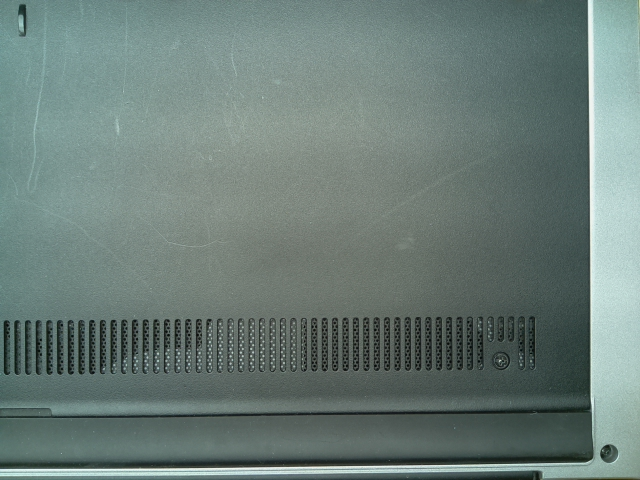
#> input picture UnlabelledData/img0.jpg, 640 x 480 px, found by its file name
$ python pre-process-Old.py
#> lines starting #> are read from the running program, lines starting #| are printed output that depends on the picture
import os
import numpy as np
import cv2
import copy
import matplotlib.pyplot as plt

laptop_img = cv2.imread("C:/Users/matth/Documents/gitrepos/recycle_robot/LabelledImages/vott-json-export/img0.jpg",
						cv2.IMREAD_COLOR)
#> laptop_img is the input picture: shape (480, 640, 3); mean B, G, R 119.7, 124.8, 107.1

hist_img = copy.copy(laptop_img)

# equalize the histogram of the R, G, and B channels
hist_img[:, :, 0] = cv2.equalizeHist(hist_img[:, :, 0])
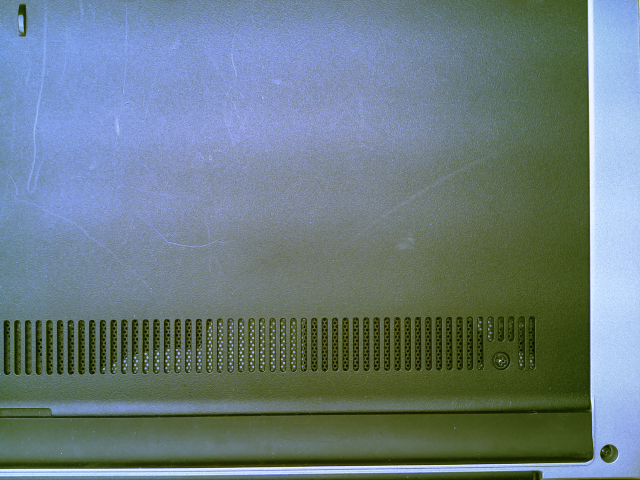
#> hist_img: shape (480, 640, 3); mean B, G, R 128.6, 124.8, 107.1
hist_img[:, :, 1] = cv2.equalizeHist(hist_img[:, :, 1])
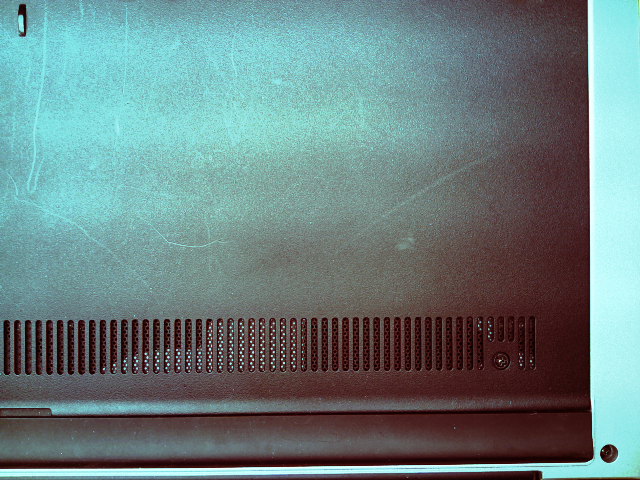
#> hist_img: shape (480, 640, 3); mean B, G, R 128.6, 128.6, 107.1
hist_img[:, :, 2] = cv2.equalizeHist(hist_img[:, :, 2])
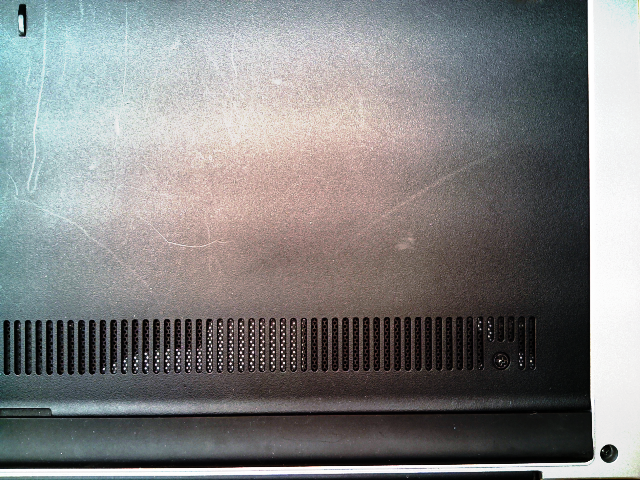
#> hist_img: shape (480, 640, 3); mean B, G, R 128.6, 128.6, 128.7

hist_img = cv2.cvtColor(hist_img, cv2.COLOR_BGR2YUV)
#> hist_img: shape (480, 640, 3); mean of channels 0, 1, 2 128.6, 128, 128
hist_img = cv2.cvtColor(hist_img, cv2.COLOR_YUV2BGR)

cv2.imshow("Histogram Equalised", hist_img)
cv2.imshow("Laptop", laptop_img)

cv2.waitKey(0)  # waits until a key is pressed
cv2.destroyAllWindows()  # destroys the window showing image

$ run again, with UnlabelledData/img1.jpg copied over UnlabelledData/img0.jpg
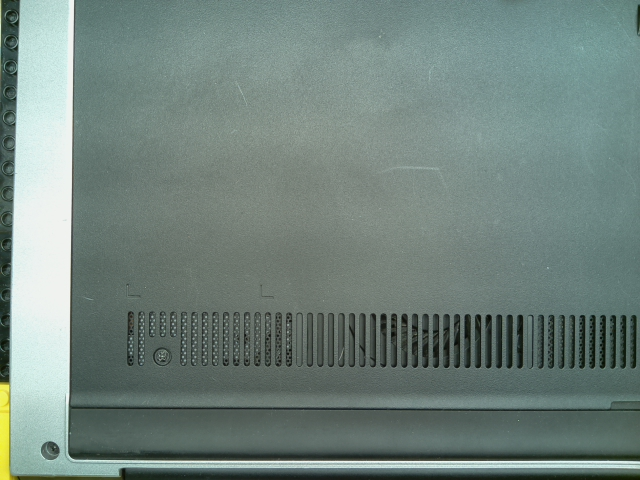
#> input picture UnlabelledData/img1.jpg, 640 x 480 px, found by its file name
#> laptop_img is the input picture: shape (480, 640, 3); mean B, G, R 125.2, 131.3, 113.6
#> `hist_img[:, :, 1] = cv2.equalizeHist(hist_img[:, :, 1])`:
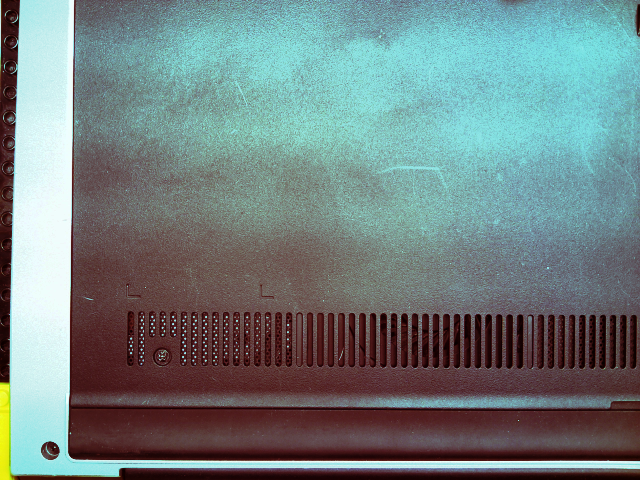
#> hist_img: shape (480, 640, 3); mean B, G, R 128.7, 128.8, 113.6
#> `hist_img[:, :, 2] = cv2.equalizeHist(hist_img[:, :, 2])`:
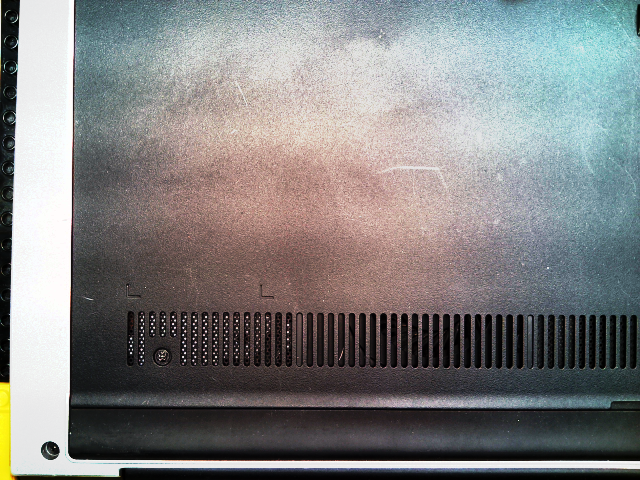
#> hist_img: shape (480, 640, 3); mean B, G, R 128.7, 128.8, 128.9

$ run again, with UnlabelledData/img10.jpg copied over UnlabelledData/img0.jpg
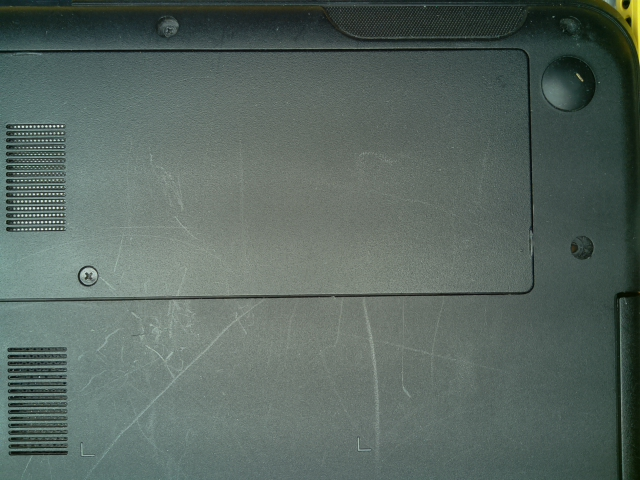
#> input picture UnlabelledData/img10.jpg, 640 x 480 px, found by its file name
#> laptop_img is the input picture: shape (480, 640, 3); mean B, G, R 96.8, 103.2, 88.7
#> `hist_img[:, :, 1] = cv2.equalizeHist(hist_img[:, :, 1])`:
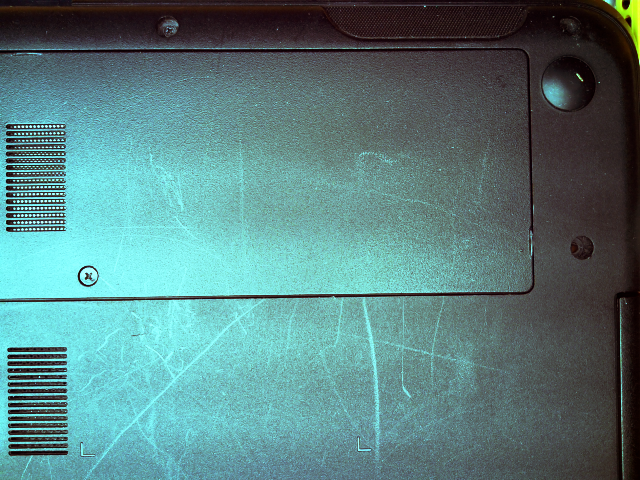
#> hist_img: shape (480, 640, 3); mean B, G, R 128.7, 128.7, 88.7
#> `hist_img[:, :, 2] = cv2.equalizeHist(hist_img[:, :, 2])`:
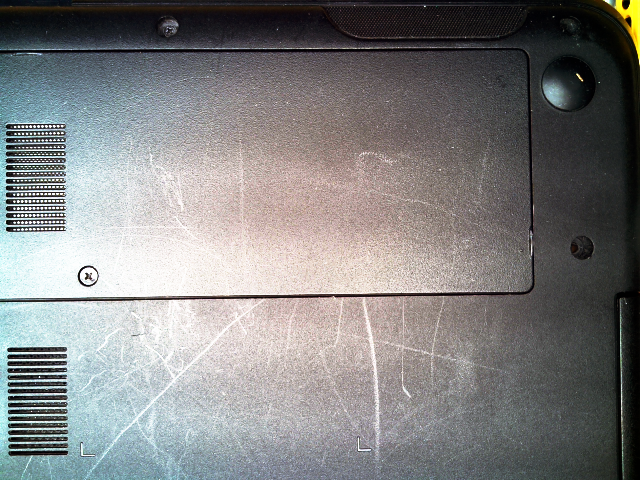
#> hist_img: shape (480, 640, 3); mean B, G, R 128.7, 128.7, 128.8
